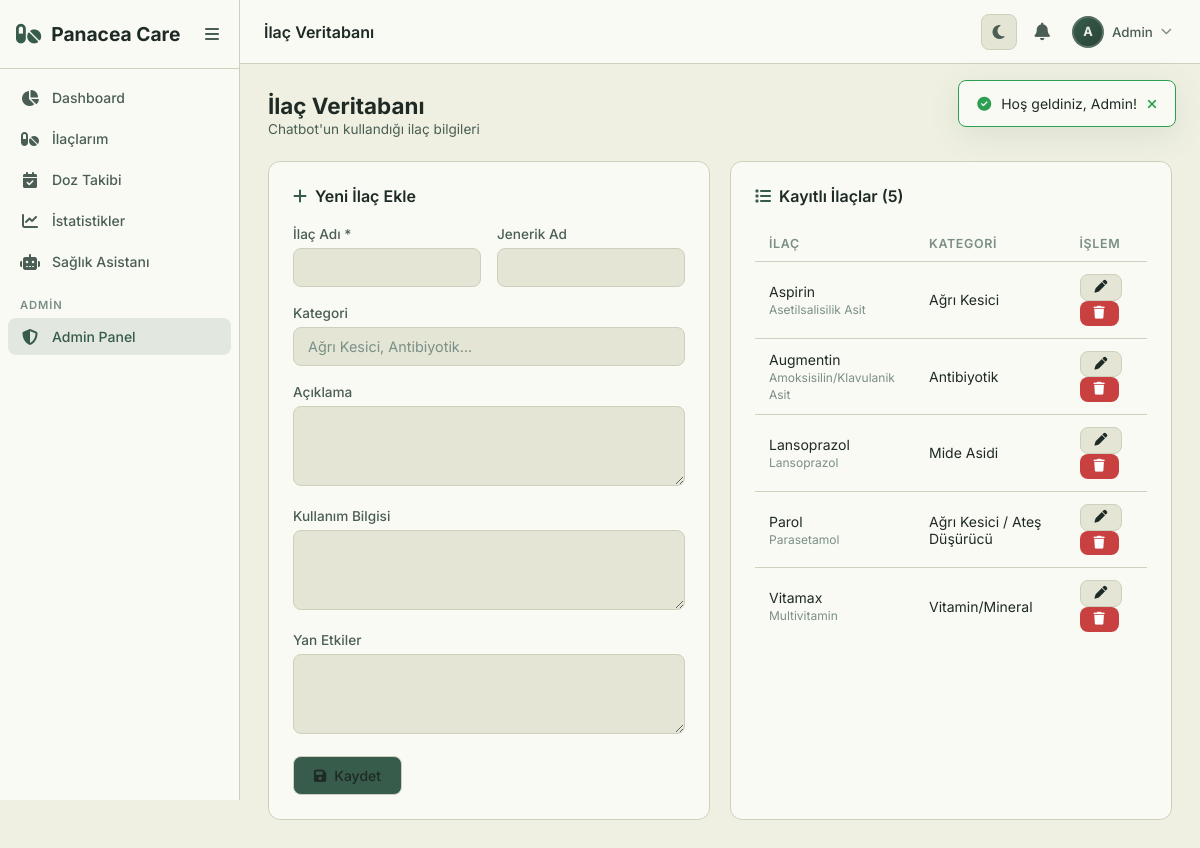
Screenshot of /admin/medications_db.php (signed in) with the database file from the repository.
### tables this page shows
CREATE TABLE IF NOT EXISTS users (
    id INT AUTO_INCREMENT PRIMARY KEY,
    name VARCHAR(100) NOT NULL,
    email VARCHAR(150) UNIQUE NOT NULL,
    password VARCHAR(255) NOT NULL,
    role ENUM('user', 'admin') DEFAULT 'user',
    avatar VARCHAR(255) DEFAULT NULL,
    phone VARCHAR(20) DEFAULT NULL,
    birth_date DATE DEFAULT NULL,
    created_at TIMESTAMP DEFAULT CURRENT_TIMESTAMP,
    updated_at TIMESTAMP DEFAULT CURRENT_TIMESTAMP ON UPDATE CURRENT_TIMESTAMP
);

CREATE TABLE IF NOT EXISTS med_database (
    id INT AUTO_INCREMENT PRIMARY KEY,
    name VARCHAR(200) NOT NULL,
    generic_name VARCHAR(200) DEFAULT NULL,
    category VARCHAR(100) DEFAULT NULL,
    description TEXT DEFAULT NULL,
    usage_info TEXT DEFAULT NULL,
    side_effects TEXT DEFAULT NULL,
    warnings TEXT DEFAULT NULL,
    created_by INT DEFAULT NULL,
    created_at TIMESTAMP DEFAULT CURRENT_TIMESTAMP,
    FOREIGN KEY (created_by) REFERENCES users(id) ON DELETE SET NULL
);

### includes/auth.php (called while the page is built, shortened)
<?php
require_once __DIR__ . '/db.php';
function isLoggedIn() {
    return isset($_SESSION['user_id']) && !empty($_SESSION['user_id']);
}
function isAdmin() {
    return isset($_SESSION['role']) && $_SESSION['role'] === 'admin';
}
function e($str) {
    return htmlspecialchars($str ?? '', ENT_QUOTES, 'UTF-8');
}
function getFlash() {
    if (isset($_SESSION['flash'])) {
        $flash = $_SESSION['flash'];
        return $flash;
    }
    return null;
}
function getCurrentUser() {
    global $pdo;
    $stmt = $pdo->prepare("SELECT * FROM users WHERE id = ?");
    $stmt->execute([$_SESSION['user_id']]);
    return $stmt->fetch();
}

### admin/medications_db.php (the view, shortened to what this page needs)
<?php
require_once __DIR__ . '/../includes/auth.php';
$editing = null;
$meds = $pdo->query("SELECT * FROM med_database ORDER BY name")->fetchAll();
$pageTitle = 'İlaç Veritabanı';
include __DIR__ . '/../includes/header.php';
?>
<div class="page-header"><div><h1>İlaç Veritabanı</h1><p>Chatbot'un kullandığı ilaç bilgileri</p></div></div>
<div class="grid-2">
<div class="card">
  <div class="card-header"><div class="card-title"><i class="fas fa-plus"></i> <?=$editing?'İlaç Düzenle':'Yeni İlaç Ekle'?></div></div>
  <form method="post">
    <div class="form-row">
      <div class="form-group"><label class="form-label">İlaç Adı *</label><input type="text" name="name" class="form-control" value="<?=e($editing['name']??'')?>" required></div>
      <div class="form-group"><label class="form-label">Jenerik Ad</label><input type="text" name="generic_name" class="form-control" value="<?=e($editing['generic_name']??'')?>"></div>
    </div>
    <div class="form-group"><label class="form-label">Kategori</label><input type="text" name="category" class="form-control" value="<?=e($editing['category']??'')?>" placeholder="Ağrı Kesici, Antibiyotik..."></div>
    <div class="form-group"><label class="form-label">Açıklama</label><textarea name="description" class="form-control" rows="3"><?=e($editing['description']??'')?></textarea></div>
    <div class="form-group"><label class="form-label">Kullanım Bilgisi</label><textarea name="usage_info" class="form-control" rows="2"><?=e($editing['usage_info']??'')?></textarea></div>
    <div class="form-group"><label class="form-label">Yan Etkiler</label><textarea name="side_effects" class="form-control" rows="2"><?=e($editing['side_effects']??'')?></textarea></div>
    <div style="display:flex;gap:8px;">
      <button type="submit" class="btn btn-primary"><i class="fas fa-save"></i> Kaydet</button>
    </div>
  </form>
</div>
<div class="card">
  <div class="card-header"><div class="card-title"><i class="fas fa-list"></i> Kayıtlı İlaçlar (<?=count($meds)?>)</div></div>
  <div class="table-wrap" style="max-height:500px;overflow-y:auto;"><table>
    <thead><tr><th>İlaç</th><th>Kategori</th><th>İşlem</th></tr></thead>
    <tbody>
    <?php foreach($meds as $m): ?>
    <tr><td><?=e($m['name'])?><?php if($m['generic_name']): ?><br><span style="font-size:.75rem;color:var(--text3)"><?=e($m['generic_name'])?></span><?php endif; ?></td>
    <td><?=e($m['category']??'-')?></td>
    <td><a href="?edit=<?=$m['id']?>" class="btn btn-sm btn-secondary"><i class="fas fa-pen"></i></a> <a href="?delete=<?=$m['id']?>" class="btn btn-sm btn-danger" onclick="return confirm('Silinsin mi?')"><i class="fas fa-trash"></i></a></td></tr>
    <?php endforeach; ?>
    </tbody>
  </table></div>
</div>
</div>
<?php include __DIR__ . '/../includes/footer.php'; ?>

### includes/header.php (shortened to what this page needs)
<?php
require_once __DIR__ . '/auth.php';
$flash = getFlash();
$currentUser = isLoggedIn() ? getCurrentUser() : null;
?>
<!DOCTYPE html>
<html lang="tr">
<head>
    <link rel="stylesheet" href="https://cdnjs.cloudflare.com/ajax/libs/font-awesome/6.5.0/css/all.min.css">
    <link rel="stylesheet" href="<?= SITE_URL ?>/assets/css/style.css">
</head>
<body>
<?php if (isLoggedIn()): ?>
<nav class="sidebar" id="sidebar">
    <div class="sidebar-header">
        <div class="logo">
            <i class="fas fa-pills"></i>
            <span>Panacea Care</span>
        </div>
        <button class="sidebar-toggle" id="sidebarToggle">
            <i class="fas fa-bars"></i>
        </button>
    </div>
    <ul class="nav-menu">
        <li class="nav-item">
            <a href="<?= SITE_URL ?>/dashboard.php" class="nav-link <?= basename($_SERVER['PHP_SELF']) === 'dashboard.php' ? 'active' : '' ?>">
                <i class="fas fa-chart-pie"></i>
                <span>Dashboard</span>
            </a>
        </li>
        <li class="nav-item">
            <a href="<?= SITE_URL ?>/medications.php" class="nav-link <?= in_array(basename($_SERVER['PHP_SELF']), ['medications.php', 'add_medication.php', 'edit_medication.php']) ? 'active' : '' ?>">
                <i class="fas fa-pills"></i>
                <span>İlaçlarım</span>
            </a>
        </li>
        <li class="nav-item">
            <a href="<?= SITE_URL ?>/dose_log.php" class="nav-link <?= basename($_SERVER['PHP_SELF']) === 'dose_log.php' ? 'active' : '' ?>">
                <i class="fas fa-calendar-check"></i>
                <span>Doz Takibi</span>
            </a>
        </li>
        <li class="nav-item">
            <a href="<?= SITE_URL ?>/statistics.php" class="nav-link <?= basename($_SERVER['PHP_SELF']) === 'statistics.php' ? 'active' : '' ?>">
                <i class="fas fa-chart-line"></i>
                <span>İstatistikler</span>
            </a>
        </li>
        <li class="nav-item">
            <a href="<?= SITE_URL ?>/chatbot.php" class="nav-link <?= basename($_SERVER['PHP_SELF']) === 'chatbot.php' ? 'active' : '' ?>">
                <i class="fas fa-robot"></i>
                <span>Sağlık Asistanı</span>
            </a>
        </li>
        <?php if (isAdmin()): ?>
        <li class="nav-separator"><span>Admin</span></li>
        <li class="nav-item">
            <a href="<?= SITE_URL ?>/admin/index.php" class="nav-link <?= strpos($_SERVER['PHP_SELF'], '/admin/') !== false ? 'active' : '' ?>">
                <i class="fas fa-shield-halved"></i>
                <span>Admin Panel</span>
            </a>
        </li>
        <?php endif; ?>
    </ul>
</nav>
<header class="topbar">
    <div class="topbar-title"><?= isset($pageTitle) ? e($pageTitle) : 'Dashboard' ?></div>
    <div class="topbar-actions">
        <button class="theme-toggle" id="themeToggle" title="Tema değiştir">
            <i class="fas fa-moon" id="themeIcon"></i>
        </button>
        <div class="notif-wrapper">
            <button class="notif-btn" id="notifBtn" title="Bildirimler">
                <i class="fas fa-bell"></i>
            </button>
        </div>
        <div class="user-wrapper" style="position:relative;">
            <button class="topbar-user-btn" id="userBtn" style="background:none;border:none;cursor:pointer;display:flex;align-items:center;gap:8px;padding:4px;border-radius:8px;transition:var(--transition);">
                <div class="user-avatar-sm" style="width:32px;height:32px;border-radius:50%;background:linear-gradient(135deg, var(--primary), var(--primary-dark));color:#EFF0E1;display:flex;align-items:center;justify-content:center;font-weight:700;font-size:0.8rem;border:2px solid rgba(239,240,225,0.2);">
                    <?= strtoupper(substr($currentUser['name'], 0, 1)) ?>
                </div>
                <span class="topbar-user" style="font-weight:500;color:var(--text2);"><?= e(explode(' ', $currentUser['name'])[0]) ?></span>
                <i class="fas fa-chevron-down" style="font-size:0.7rem;color:var(--text3);"></i>
            </button>
        </div>
    </div>
</header>
<main class="main-content" id="mainContent">
<?php endif; ?>
<?php if ($flash): ?>
<div class="flash-message flash-<?= e($flash['type']) ?>" id="flashMessage">
    <i class="fas fa-<?= $flash['type'] === 'success' ? 'check-circle' : ($flash['type'] === 'error' ? 'exclamation-circle' : 'info-circle') ?>"></i>
    <?= e($flash['message']) ?>
    <button onclick="this.parentElement.remove()"><i class="fas fa-times"></i></button>
</div>
<?php endif; ?>

### includes/footer.php (shortened to what this page needs)
<?php if (isLoggedIn()): ?>
</main>
<?php endif; ?>
</body>
</html>

### rows the page displays
users: name "A", name "Admin"
med_database: name "Aspirin", generic_name "Asetilsalisilik Asit", category "Ağrı Kesici"
med_database: name "Augmentin", generic_name "Amoksisilin/Klavulanik Asit", category "Antibiyotik"
med_database: name "Lansoprazol", generic_name "Lansoprazol", category "Mide Asidi"
med_database: name "Parol", generic_name "Parasetamol", category "Ağrı Kesici / Ateş Düşürücü"
med_database: name "Vitamax", generic_name "Multivitamin", category "Vitamin/Mineral"

### other values shown
$pageTitle "İlaç Veritabanı"
$flash['message'] "Hoş geldiniz, Admin!"
count($meds) "5"
